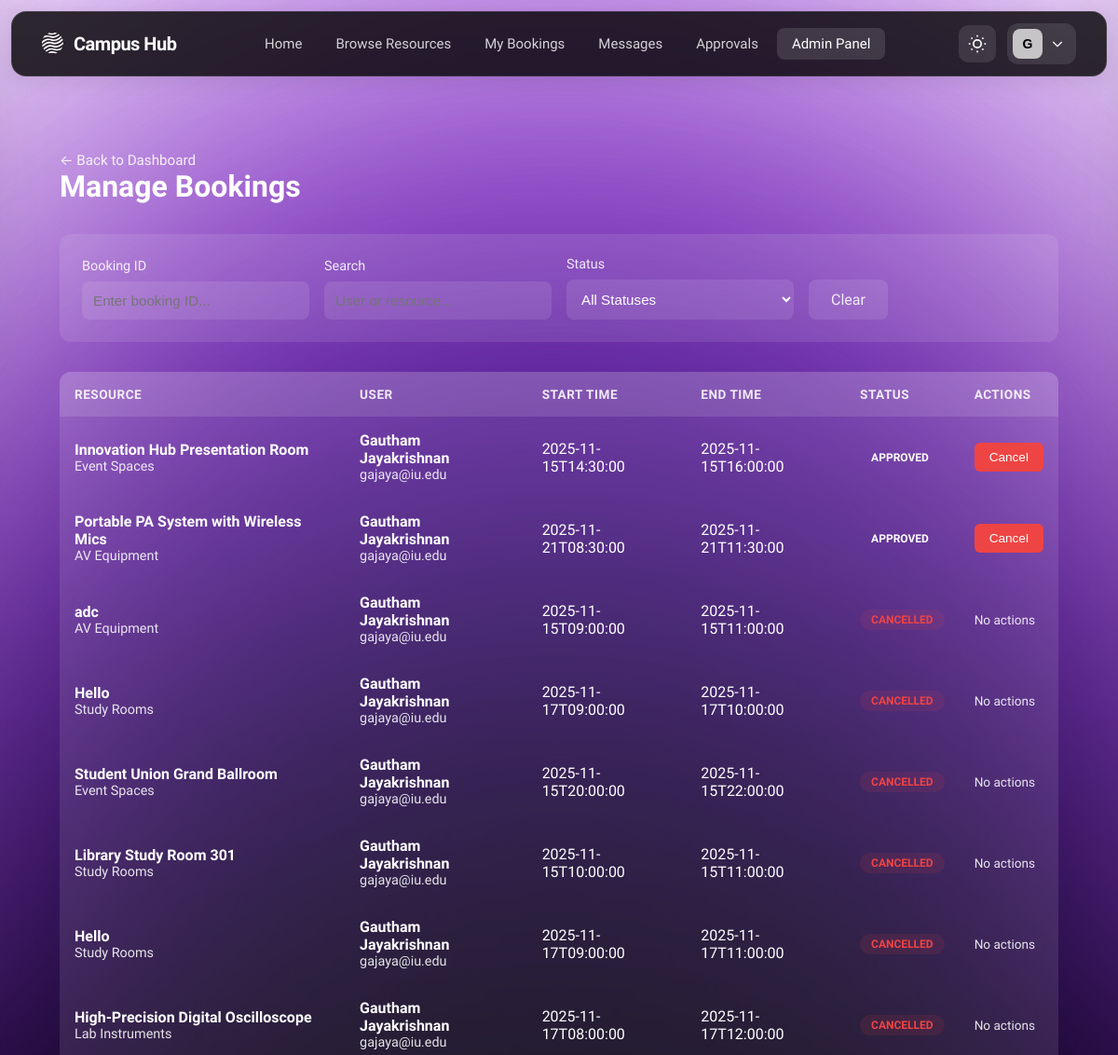
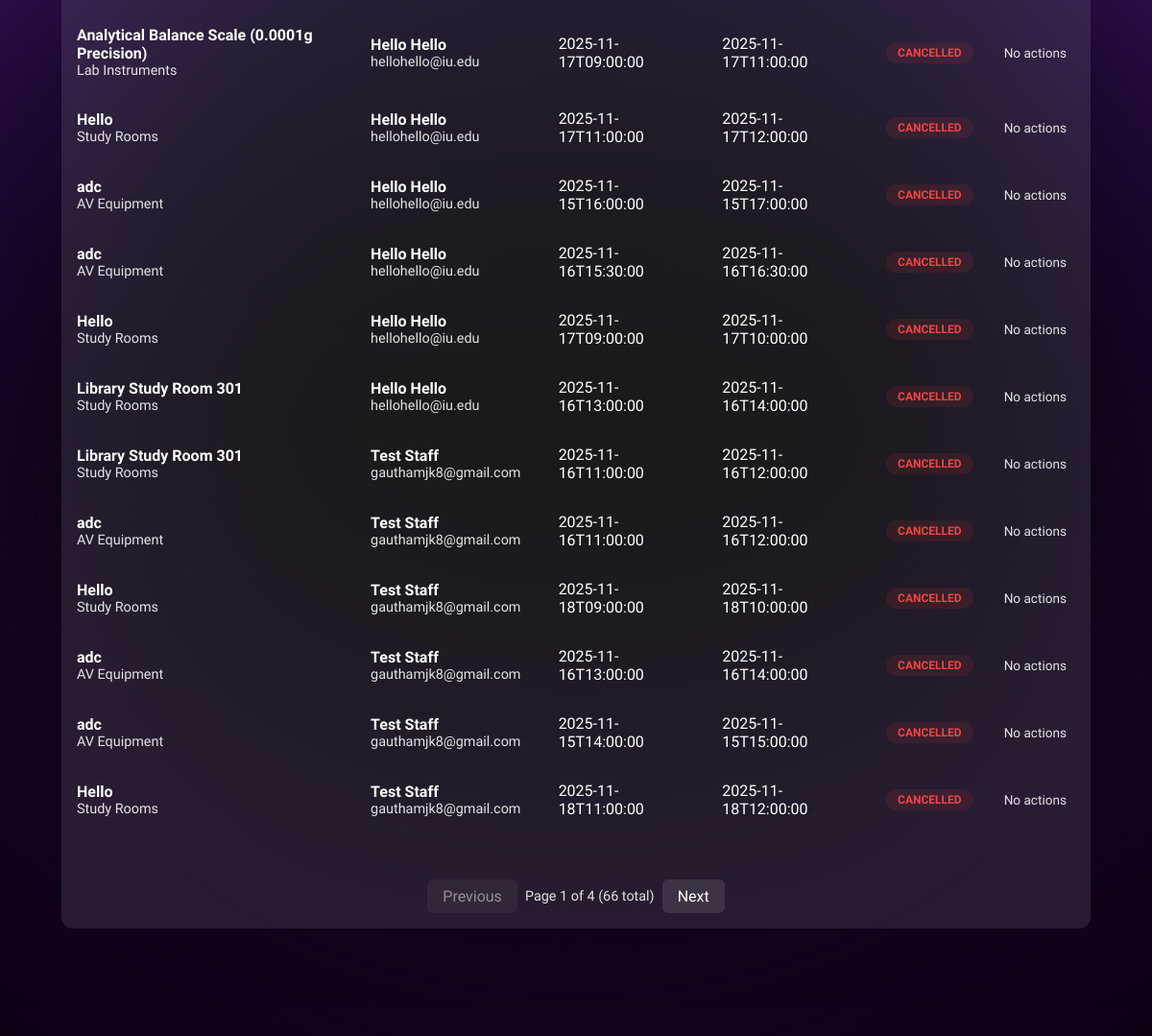
Screenshot of /admin/bookings (signed in) with the database file from the repository (2 pictures, top to bottom).
### tables this page shows
CREATE TABLE users (
    user_id INTEGER PRIMARY KEY AUTOINCREMENT,
    name TEXT NOT NULL,
    email TEXT NOT NULL UNIQUE,
    password_hash TEXT NOT NULL,
    role TEXT NOT NULL CHECK (role IN ('student','staff','admin')),
    profile_image TEXT,
    department_id INTEGER REFERENCES departments(department_id),
    email_verified BOOLEAN NOT NULL DEFAULT 0,
    verification_token TEXT,
    verification_token_expires DATETIME,
    reset_password_token TEXT,
    reset_password_expires DATETIME,
    created_at DATETIME DEFAULT CURRENT_TIMESTAMP,
    updated_at DATETIME
, is_banned INTEGER DEFAULT 0, last_login TIMESTAMP);

CREATE TABLE bookings (
    booking_id INTEGER PRIMARY KEY AUTOINCREMENT,
    resource_id INTEGER NOT NULL REFERENCES resources(resource_id) ON DELETE RESTRICT,
    requester_id INTEGER NOT NULL REFERENCES users(user_id) ON DELETE RESTRICT,
    start_datetime DATETIME NOT NULL,
    end_datetime DATETIME NOT NULL,
    status TEXT NOT NULL DEFAULT 'pending' CHECK (status IN ('pending','approved','rejected','cancelled','completed')),
    approval_required BOOLEAN NOT NULL DEFAULT 0,
    notes TEXT,
    created_at DATETIME DEFAULT CURRENT_TIMESTAMP,
    updated_at DATETIME,
    CHECK (end_datetime > start_datetime)
);

CREATE TABLE resources (
    resource_id INTEGER PRIMARY KEY AUTOINCREMENT,
    owner_type TEXT NOT NULL CHECK (owner_type IN ('user','group')),
    owner_id INTEGER NOT NULL,  -- Polymorphic FK: user_id when owner_type='user', group_id when owner_type='group'
    title TEXT NOT NULL,
    description TEXT,
    category_id INTEGER REFERENCES resource_categories(category_id),
    location TEXT,
    capacity INTEGER CHECK (capacity > 0 OR capacity IS NULL),  -- NULL for resources without capacity limits
    status TEXT NOT NULL DEFAULT 'draft' CHECK (status IN ('draft','published','archived')),
    availability_mode TEXT NOT NULL DEFAULT 'rules' CHECK (availability_mode IN ('rules','open','by-request')),
    requires_approval BOOLEAN NOT NULL DEFAULT 0,
    created_at DATETIME DEFAULT CURRENT_TIMESTAMP,
    updated_at DATETIME
, images TEXT, availability_rules TEXT);

CREATE TABLE resource_categories (
    category_id INTEGER PRIMARY KEY AUTOINCREMENT,
    name TEXT NOT NULL,
    description TEXT,
    icon TEXT,
    created_at DATETIME DEFAULT CURRENT_TIMESTAMP
);

### src/controllers/admin_controller.py (the view)
@admin_bp.route('/bookings')
@login_required
@role_required('admin')
def bookings():
    try:
        BookingDAL.auto_complete_past_bookings()
        status_filter = request.args.get('status', '')
        search_query = request.args.get('search', '')
        booking_id = request.args.get('booking_id', '', type=str)
        page = request.args.get('page', 1, type=int)
        per_page = 20
        bookings_data = BookingDAL.get_all_bookings_paginated(
            page=page,
            per_page=per_page,
            status_filter=status_filter,
            search_query=search_query,
            booking_id=booking_id
        )
        return render_template(
            'admin/bookings.html',
            result=bookings_data,
            status_filter=status_filter,
            search_query=search_query
        )
    except Exception as e:
        logger.error(f"Error loading bookings: {str(e)}", exc_info=True)
        flash('Error loading bookings.', 'danger')
        return redirect(url_for('admin.dashboard'))

### src/templates/admin/bookings.html (shortened to what this page needs)
{% extends 'base.html' %}
{% block content %}
<div class="admin-container">
    <div class="page-header">
        <div>
            <a href="{{ url_for('admin.dashboard') }}" class="back-link">← Back to Dashboard</a>
            <h1>Manage Bookings</h1>
        </div>
    </div>
    <div class="filters-section">
        <form method="GET" action="{{ url_for('admin.bookings') }}" id="filterForm">
            <div class="filters-grid">
                <div class="filter-group">
                    <label for="booking_id">Booking ID</label>
                    <input type="number" id="booking_id" name="booking_id" class="filter-select" style="padding: 0.75rem;"
                           placeholder="Enter booking ID..." value="{{ request.args.get('booking_id', '') }}">
                </div>
                <div class="filter-group">
                    <label for="search">Search</label>
                    <input type="text" id="search" name="search" class="filter-select" style="padding: 0.75rem;"
                           placeholder="User or resource..." value="{{ request.args.get('search', '') }}">
                </div>
                <div class="filter-group">
                    <label for="status">Status</label>
                    <select id="status" name="status" class="filter-select" onchange="document.getElementById('filterForm').submit()">
                        <option value="">All Statuses</option>
                    </select>
                </div>
                <div class="filter-group">
                    <a href="{{ url_for('admin.bookings') }}" class="clear-button">Clear</a>
                </div>
            </div>
        </form>
    </div>
    <div class="bookings-table-container">
        {% if result.bookings %}
        <table class="bookings-table">
            <thead>
                <tr>
                    <th>Resource</th>
                    <th>User</th>
                    <th>Start Time</th>
                    <th>End Time</th>
                    <th>Status</th>
                    <th>Actions</th>
                </tr>
            </thead>
            <tbody>
                {% for booking in result.bookings %}
                <tr>
                    <td>
                        <div class="booking-resource">{{ booking.resource_title }}</div>
                        <div class="booking-user">{{ booking.resource_category }}</div>
                    </td>
                    <td>
                        <div class="booking-resource">{{ booking.user_name }}</div>
                        <div class="booking-user">{{ booking.user_email }}</div>
                    </td>
                    <td>{{ booking.start_time if booking.start_time else 'N/A' }}</td>
                    <td>{{ booking.end_time if booking.end_time else 'N/A' }}</td>
                    <td>
                        <span class="status-badge {{ booking.status }}">{{ booking.status }}</span>
                    </td>
                    <td>
                        <div class="action-buttons">
                            {% if booking.status != 'cancelled' and booking.status != 'completed' %}
                            <form method="POST" action="{{ url_for('admin.cancel_booking', booking_id=booking.booking_id) }}" style="display: inline;" onsubmit="return confirm('Are you sure you want to cancel this booking?');">
                                <button type="submit" class="action-btn danger">Cancel</button>
                            </form>
                            {% else %}
                            <span style="color: var(--text-secondary); font-size: 0.85rem;">No actions</span>
                            {% endif %}
                        </div>
                    </td>
                </tr>
                {% endfor %}
            </tbody>
        </table>
        {% if result.pagination.total_pages > 1 %}
        <div class="pagination">
            {% if result.pagination.has_prev %}
            <a href="{{ url_for('admin.bookings', page=result.pagination.page - 1, status=request.args.get('status', ''), search=request.args.get('search', ''), booking_id=request.args.get('booking_id', '')) }}"
               class="pagination-btn">Previous</a>
            {% else %}
            <span class="pagination-btn disabled">Previous</span>
            {% endif %}
            <span class="pagination-info">
                Page {{ result.pagination.page }} of {{ result.pagination.total_pages }}
                ({{ result.pagination.total_count }} total)
            </span>
            {% if result.pagination.has_next %}
            <a href="{{ url_for('admin.bookings', page=result.pagination.page + 1, status=request.args.get('status', ''), search=request.args.get('search', ''), booking_id=request.args.get('booking_id', '')) }}"
               class="pagination-btn">Next</a>
            {% else %}
            <span class="pagination-btn disabled">Next</span>
            {% endif %}
        </div>
        {% endif %}
        {% else %}
        <div class="empty-state">
            <div class="empty-state-icon">📅</div>
            <h3>No bookings found</h3>
            <p>Try adjusting your filters</p>
        </div>
        {% endif %}
    </div>
</div>
{% endblock %}

### src/templates/base.html (shortened to what this page needs)
<!DOCTYPE html>
<html lang="en" data-theme="dark">
<head>
    <link rel="stylesheet" href="{{ url_for('static', filename='css/home.css') }}">
</head>
<body>
    <div class="background-effects">
        <div class="blur-white"></div>
        <div class="gradient-ellipse-1">
            <div style="position: absolute; inset: -31.25% -24.81%;">
            </div>
        </div>
        <div class="gradient-ellipse-2">
            <div style="position: absolute; inset: -41.49% -30.77%;">
            </div>
        </div>
        <div class="gradient-ellipse-3">
            <div style="position: absolute; inset: -62.11% -38.17%;">
            </div>
        </div>
        <div class="gradient-ellipse-4">
            <div style="position: absolute; inset: -37.04% -24.07%;">
            </div>
        </div>
        <div class="noise-texture"></div>
    </div>
    <nav class="navbar">
        <div class="navbar-container">
            <div class="navbar-left">
                <a href="{{ url_for('main.index') }}" class="navbar-logo">
                    <span class="logo-text">Campus Hub</span>
                </a>
            </div>
            <div class="navbar-center">
                <a href="{{ url_for('main.index') }}" class="nav-link {% if request.endpoint == 'main.index' %}active{% endif %}">Home</a>
                <a href="{{ url_for('resource.index') }}" class="nav-link {% if request.endpoint and request.endpoint.startswith('resource.') %}active{% endif %}">Browse Resources</a>
                {% if current_user.is_authenticated %}
                    <a href="{{ url_for('booking.index') }}" class="nav-link {% if request.endpoint and request.endpoint.startswith('booking.') and request.endpoint != 'booking.pending_approvals' %}active{% endif %}">My Bookings</a>
                    <a href="{{ url_for('message.inbox') }}" class="nav-link {% if request.endpoint and request.endpoint.startswith('message.') %}active{% endif %}" style="position: relative;">
                        Messages
                    </a>
                    {% if current_user.role in ['staff', 'admin'] %}
                        <a href="{{ url_for('booking.pending_approvals') }}" class="nav-link {% if request.endpoint == 'booking.pending_approvals' %}active{% endif %}" style="position: relative;">
                            Approvals
                        </a>
                    {% endif %}
                    {% if current_user.role == 'admin' %}
                        <a href="{{ url_for('admin.dashboard') }}" class="nav-link {% if request.endpoint and request.endpoint.startswith('admin.') %}active{% endif %}">Admin Panel</a>
                    {% endif %}
                {% endif %}
            </div>
            <div class="navbar-right">
                <button class="theme-toggle" onclick="toggleTheme()" aria-label="Toggle theme">
                </button>
                {% if current_user.is_authenticated %}
                <div class="account-dropdown">
                    <button class="account-button" onclick="toggleAccountMenu()">
                        <div class="account-avatar">
                            {{ current_user.name[0].upper() }}
                        </div>
                        <svg class="chevron-icon" fill="none" stroke="currentColor" stroke-width="2" viewBox="0 0 24 24">
                            <path d="M19 9l-7 7-7-7"/>
                        </svg>
                    </button>
                </div>
                {% endif %}
            </div>
        </div>
    </nav>
    <main class="main-content">
        {% block content %}{% endblock %}
    </main>
</body>
</html>

### rows the page displays
users: name "G"
bookings: resource_title "Innovation Hub Presentation Room", resource_category "Event Spaces", user_name "Gautham Jayakrishnan", user_email "gajaya@iu.edu", start_datetime "2025-11-15T14:30:00", end_datetime "2025-11-15T16:00:00", status "APPROVED"
bookings: resource_title "Portable PA System with Wireless Mics", resource_category "AV Equipment", user_name "Gautham Jayakrishnan", user_email "gajaya@iu.edu", start_datetime "2025-11-21T08:30:00", end_datetime "2025-11-21T11:30:00", status "APPROVED"
bookings: resource_title "adc", resource_category "AV Equipment", user_name "Gautham Jayakrishnan", user_email "gajaya@iu.edu", start_datetime "2025-11-15T09:00:00", end_datetime "2025-11-15T11:00:00", status "CANCELLED", shows "No actions"
bookings: resource_title "Hello", resource_category "Study Rooms", user_name "Gautham Jayakrishnan", user_email "gajaya@iu.edu", start_datetime "2025-11-17T09:00:00", end_datetime "2025-11-17T10:00:00", status "CANCELLED", shows "No actions"
bookings: resource_title "Student Union Grand Ballroom", resource_category "Event Spaces", user_name "Gautham Jayakrishnan", user_email "gajaya@iu.edu", start_datetime "2025-11-15T20:00:00", end_datetime "2025-11-15T22:00:00", status "CANCELLED", shows "No actions"
bookings: resource_title "Library Study Room 301", resource_category "Study Rooms", user_name "Gautham Jayakrishnan", user_email "gajaya@iu.edu", start_datetime "2025-11-15T10:00:00", end_datetime "2025-11-15T11:00:00", status "CANCELLED", shows "No actions"
bookings: resource_title "Hello", resource_category "Study Rooms", user_name "Gautham Jayakrishnan", user_email "gajaya@iu.edu", start_datetime "2025-11-17T09:00:00", end_datetime "2025-11-17T11:00:00", status "CANCELLED", shows "No actions"
bookings: resource_title "High-Precision Digital Oscilloscope", resource_category "Lab Instruments", user_name "Gautham Jayakrishnan", user_email "gajaya@iu.edu", start_datetime "2025-11-17T08:00:00", end_datetime "2025-11-17T12:00:00", status "CANCELLED", shows "No actions"
bookings: resource_title "Analytical Balance Scale (0.0001g Precision)", resource_category "Lab Instruments", user_name "Hello Hello", user_email "hellohello@iu.edu", start_datetime "2025-11-17T09:00:00", end_datetime "2025-11-17T11:00:00", status "CANCELLED", shows "No actions"
bookings: resource_title "Hello", resource_category "Study Rooms", user_name "Hello Hello", user_email "hellohello@iu.edu", start_datetime "2025-11-17T11:00:00", end_datetime "2025-11-17T12:00:00", status "CANCELLED", shows "No actions"
bookings: resource_title "adc", resource_category "AV Equipment", user_name "Hello Hello", user_email "hellohello@iu.edu", start_datetime "2025-11-15T16:00:00", end_datetime "2025-11-15T17:00:00", status "CANCELLED", shows "No actions"
bookings: resource_title "adc", resource_category "AV Equipment", user_name "Hello Hello", user_email "hellohello@iu.edu", start_datetime "2025-11-16T15:30:00", end_datetime "2025-11-16T16:30:00", status "CANCELLED", shows "No actions"
bookings: resource_title "Hello", resource_category "Study Rooms", user_name "Hello Hello", user_email "hellohello@iu.edu", start_datetime "2025-11-17T09:00:00", end_datetime "2025-11-17T10:00:00", status "CANCELLED", shows "No actions"
bookings: resource_title "Library Study Room 301", resource_category "Study Rooms", user_name "Hello Hello", user_email "hellohello@iu.edu", start_datetime "2025-11-16T13:00:00", end_datetime "2025-11-16T14:00:00", status "CANCELLED", shows "No actions"
bookings: resource_title "Library Study Room 301", resource_category "Study Rooms", user_name "Test Staff", user_email "gauthamjk8@gmail.com", start_datetime "2025-11-16T11:00:00", end_datetime "2025-11-16T12:00:00", status "CANCELLED", shows "No actions"
bookings: resource_title "adc", resource_category "AV Equipment", user_name "Test Staff", user_email "gauthamjk8@gmail.com", start_datetime "2025-11-16T11:00:00", end_datetime "2025-11-16T12:00:00", status "CANCELLED", shows "No actions"
bookings: resource_title "Hello", resource_category "Study Rooms", user_name "Test Staff", user_email "gauthamjk8@gmail.com", start_datetime "2025-11-18T09:00:00", end_datetime "2025-11-18T10:00:00", status "CANCELLED", shows "No actions"
bookings: resource_title "adc", resource_category "AV Equipment", user_name "Test Staff", user_email "gauthamjk8@gmail.com", start_datetime "2025-11-16T13:00:00", end_datetime "2025-11-16T14:00:00", status "CANCELLED", shows "No actions"
bookings: resource_title "adc", resource_category "AV Equipment", user_name "Test Staff", user_email "gauthamjk8@gmail.com", start_datetime "2025-11-15T14:00:00", end_datetime "2025-11-15T15:00:00", status "CANCELLED", shows "No actions"
bookings: resource_title "Hello", resource_category "Study Rooms", user_name "Test Staff", user_email "gauthamjk8@gmail.com", start_datetime "2025-11-18T11:00:00", end_datetime "2025-11-18T12:00:00", status "CANCELLED", shows "No actions"

### other values shown
{{ result.pagination.page }} "1"
{{ result.pagination.total_pages }} "4"
{{ result.pagination.total_count }} "66"
